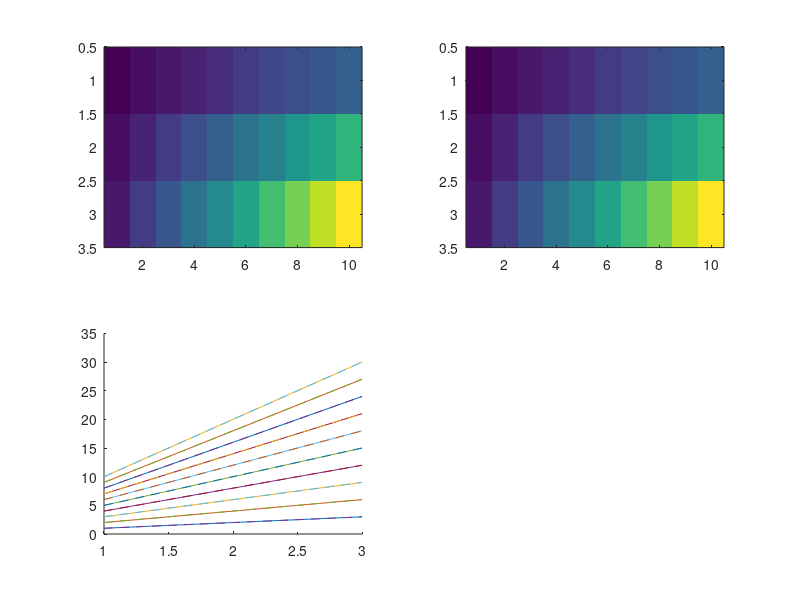

This figure's MATLAB source: (Note: this script raises an error after producing the figure.)
%%
clear
clc

%% using simple
% Y = [1:10] + [1:3]';
Y = [1:10] .* [1:3]';
X = 1:10;
W = Y/X;

%% using fminunc
W = fminunc(@(W)(norm(Y-W*X,'fro')), W);

%% using fminunc with gradient provided
W = fminunc(@(W)(norm(Y-W*X,'fro')), W);

%%
figure
subplot(221)
imagesc(Y)
subplot(222)
imagesc(W*X)
subplot(223)
hold on
plot(Y)
plot(W*X,'--')




%% play with GLM
mdl=fitglm(Y(1,:)', X','Distribution','poisson');